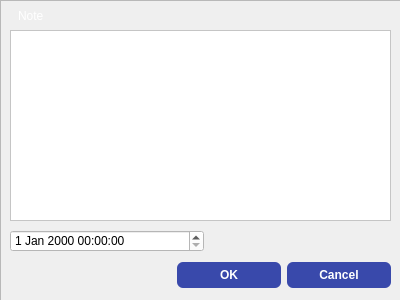
<?xml version="1.0" encoding="UTF-8"?>
<ui version="4.0">
 <class>Dialog</class>
 <widget class="QDialog" name="Dialog">
  <property name="geometry">
   <rect>
    <x>0</x>
    <y>0</y>
    <width>400</width>
    <height>300</height>
   </rect>
  </property>
  <property name="windowTitle">
   <string>Dialog</string>
  </property>
  <widget class="QDialogButtonBox" name="buttonBox">
   <property name="geometry">
    <rect>
     <x>10</x>
     <y>260</y>
     <width>381</width>
     <height>31</height>
    </rect>
   </property>
   <property name="styleSheet">
    <string notr="true">QDialogButtonBox QPushButton {
    background-color: #3949ab;
    color: white;
    padding: 6px 12px;
    border: none;
    border-radius: 6px;
    font-weight: bold;
    min-width: 80px; /* ép chiều ngang tối thiểu */
}
</string>
   </property>
   <property name="orientation">
    <enum>Qt::Orientation::Horizontal</enum>
   </property>
   <property name="standardButtons">
    <set>QDialogButtonBox::StandardButton::Cancel|QDialogButtonBox::StandardButton::Ok</set>
   </property>
  </widget>
  <widget class="QTextEdit" name="textEdit">
   <property name="geometry">
    <rect>
     <x>10</x>
     <y>30</y>
     <width>381</width>
     <height>191</height>
    </rect>
   </property>
   <property name="styleSheet">
    <string notr="true">background-color:white;</string>
   </property>
  </widget>
  <widget class="QLabel" name="label">
   <property name="geometry">
    <rect>
     <x>18</x>
     <y>0</y>
     <width>51</width>
     <height>31</height>
    </rect>
   </property>
   <property name="styleSheet">
    <string notr="true">font: 12pt &quot;Segoe UI&quot;;
color:rgb(255, 255, 255);</string>
   </property>
   <property name="text">
    <string>Note</string>
   </property>
  </widget>
  <widget class="QDateTimeEdit" name="dateTimeEdit">
   <property name="geometry">
    <rect>
     <x>10</x>
     <y>230</y>
     <width>194</width>
     <height>22</height>
    </rect>
   </property>
   <property name="styleSheet">
    <string notr="true">background-color:white;</string>
   </property>
  </widget>
  <widget class="QFrame" name="frame">
   <property name="geometry">
    <rect>
     <x>0</x>
     <y>0</y>
     <width>401</width>
     <height>301</height>
    </rect>
   </property>
   <property name="styleSheet">
    <string notr="true">    background: qradialgradient(
        cx:0.5, cy:0.5, radius: 0.7,
        fx:0.5, fy:0.5,
        stop:0 rgba(70, 70, 150, 255),  /* Màu sáng ở trung tâm */
        stop:1 rgba(10, 10, 50, 255)    /* Màu tối ở viền */
    );</string>
   </property>
   <property name="frameShape">
    <enum>QFrame::Shape::StyledPanel</enum>
   </property>
   <property name="frameShadow">
    <enum>QFrame::Shadow::Raised</enum>
   </property>
  </widget>
  <zorder>frame</zorder>
  <zorder>buttonBox</zorder>
  <zorder>textEdit</zorder>
  <zorder>label</zorder>
  <zorder>dateTimeEdit</zorder>
 </widget>
 <resources/>
 <connections>
  <connection>
   <sender>buttonBox</sender>
   <signal>accepted()</signal>
   <receiver>Dialog</receiver>
   <slot>accept()</slot>
   <hints>
    <hint type="sourcelabel">
     <x>248</x>
     <y>254</y>
    </hint>
    <hint type="destinationlabel">
     <x>157</x>
     <y>274</y>
    </hint>
   </hints>
  </connection>
  <connection>
   <sender>buttonBox</sender>
   <signal>rejected()</signal>
   <receiver>Dialog</receiver>
   <slot>reject()</slot>
   <hints>
    <hint type="sourcelabel">
     <x>316</x>
     <y>260</y>
    </hint>
    <hint type="destinationlabel">
     <x>286</x>
     <y>274</y>
    </hint>
   </hints>
  </connection>
 </connections>
</ui>
